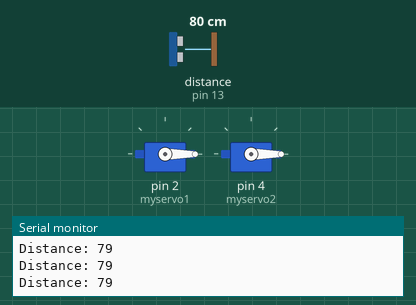
This sketch was run on a simulated Arduino Uno, built with avr-gcc and run on an emulated ATmega328P. Parts: 2 × servo, the last lines printed to the serial monitor. Wiring (inferred from the names in the program): ultrasonic range finder: trigger pin 15; echo pin 13. The test bench sets the inputs (shaded band); at power-on: distance to the obstacle (sensor on pin 13) 80 cm. The echo pulse lasts 58.3 µs per cm.

Above: at 1.2 s.
1.3 s: distance to the obstacle (sensor on pin 13) set to 8 cm
2.8 s: distance to the obstacle (sensor on pin 13) set to 5 cm
At 3.5 s:
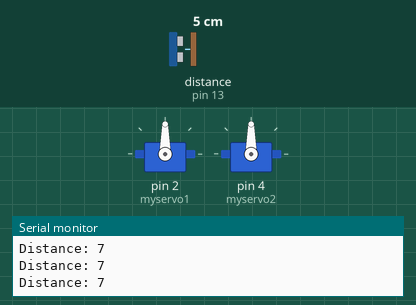
4.3 s: distance to the obstacle (sensor on pin 13) set to 9 cm
At 5.2 s:
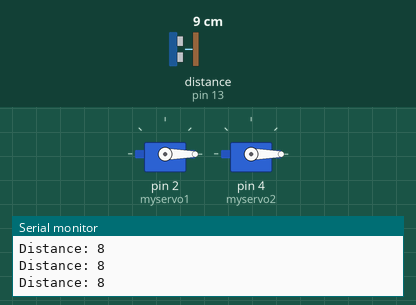
5.8 s: distance to the obstacle (sensor on pin 13) set to 2 cm
At 6.3 s:
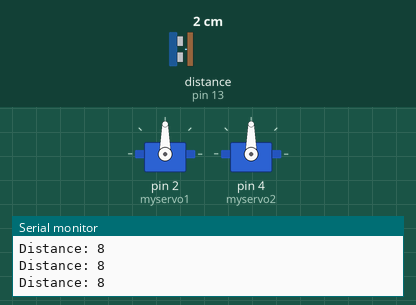
7.3 s: distance to the obstacle (sensor on pin 13) set to 18 cm
At 7.7 s:
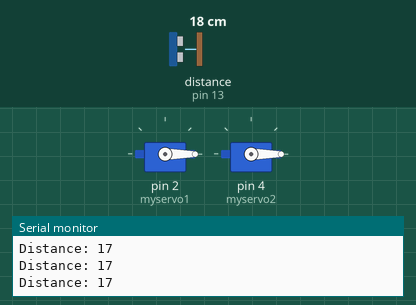
Timing chart, 0 to 9.8 s (numbered marks = the images above; inputs shaded):
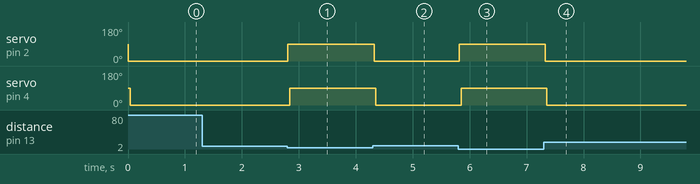

Measured:
- the behaviour switches between 7 and 6 cm on distance to the obstacle (sensor on pin 13) (found by bisection; images 0 and 1)
- after the input at 2.8 s, servo on pin 2 (myservo1), servo on pin 4 (myservo2): 0° → 90° at once
- after the input at 4.3 s, servo on pin 2 (myservo1): 90° → 0° at once; servo on pin 4 (myservo2): 90° → 0° after 0.05 s
- after the input at 5.8 s, servo on pin 2 (myservo1): 0° → 90° at once; servo on pin 4 (myservo2): 0° → 90° after 0.05 s
- after the input at 7.3 s, servo on pin 2 (myservo1): 90° → 0° at once; servo on pin 4 (myservo2): 90° → 0° after 0.06 s

The sketch:

servo_utra.ino
```cpp
/*
 * Interface US Sensor Using NodeMCU ESP8266
 * By Sachinkgaikwad@gmail.com
 * Servo :
 * Red :     5V
 * Brown: Sensor output
 * Black : Ground
*/
//#include <Servo.h>

#include<Servo.h>
const int trigPin = 15;
const int echoPin = 13;
long duration;
int distance;
int safetyDistance;
Servo myservo1; // create servo object to control a servo // twelve servo objects can be created on most boards
Servo myservo2;
int pos = 0; // variable to store the servo position
void setup() {
pinMode(trigPin, OUTPUT);
pinMode(echoPin, INPUT);
myservo1.attach(2);
myservo2.attach(4);Serial.begin(9600);
}

void loop() {
digitalWrite(trigPin, LOW);
delayMicroseconds(2);
digitalWrite(trigPin, HIGH);
delayMicroseconds(10);
digitalWrite(trigPin, LOW);
duration = pulseIn(echoPin, HIGH);
distance= duration*0.034/2;
safetyDistance = distance;
if (safetyDistance <= 5){
// goes from 0 degrees to 180 degrees // in steps of 1 degree
myservo1.write(90); // tell servo to go to position in variable 'pos'
delay(15); // waits 15ms for the servo to reach the position


myservo2.write(90); // tell servo to go to position in variable 'pos'
delay(15); // waits 15ms for the servo to reach the position
}


else{ // goes from 180 degrees to 0 degrees
myservo1.write(0); // tell servo to go to position in variable 'pos'
delay(15); // waits 15ms for the servo to reach the position }

myservo2.write(0); // tell servo2 to go to position in variable 'pos'
delay(15); // waits 15ms for the servo to reach the position

Serial.print("Distance: ");
Serial.println(distance);
}
}
```
